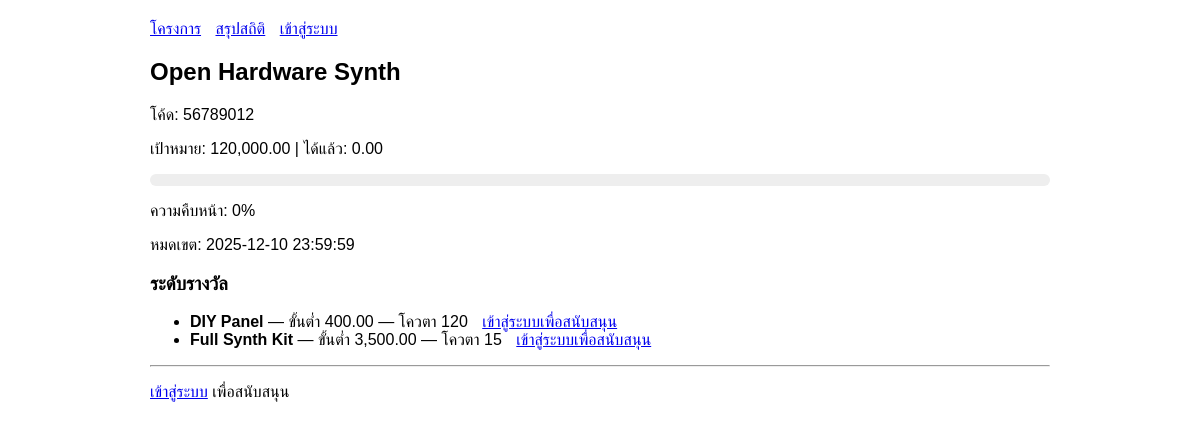
The app's page /public/?r=project&id=5 with its own data.
### tables this page shows
CREATE TABLE projects (
  id               INT AUTO_INCREMENT PRIMARY KEY,
  code             CHAR(8) NOT NULL UNIQUE,             
  name             VARCHAR(200) NOT NULL,
  category_id      INT NOT NULL,
  goal_amount      DECIMAL(12,2) NOT NULL CHECK (goal_amount > 0),
  deadline         DATETIME NOT NULL,                   
  raised_amount    DECIMAL(12,2) NOT NULL DEFAULT 0,
  created_at       DATETIME NOT NULL DEFAULT CURRENT_TIMESTAMP,
  FOREIGN KEY (category_id) REFERENCES categories(id)
);

CREATE TABLE reward_tiers (
  id             INT AUTO_INCREMENT PRIMARY KEY,
  project_id     INT NOT NULL,
  name           VARCHAR(200) NOT NULL,
  min_amount     DECIMAL(12,2) NOT NULL,               
  quota          INT NOT NULL,                         
  FOREIGN KEY (project_id) REFERENCES projects(id)
);

### App/Controllers/ProjectController.php (called while the page is built, shortened)
<?php
class ProjectController
{
    public function show()
    {
        $id = (int)($_GET['id'] ?? 0);
        $proj = (new Project())->find($id);
        $tiers = (new RewardTier())->byProject($id);
        $sum = (new Pledge())->sumSuccessByProject($id);
        $progress = 0;
        if (!empty($proj['goal_amount']) && is_numeric($proj['goal_amount']) && $proj['goal_amount'] > 0) {
            $progress = min(100, round($sum * 100 / $proj['goal_amount']));
        }
        include __DIR__ . "/../Views/project/show.php";
        return ob_get_clean();
    }
}

### Public/index.php (called while the page is built, shortened)
<?php
spl_autoload_register(function ($class) {
    $base = __DIR__ . '/../';
    $path = $base . str_replace('\\', '/', $class) . '.php';
});
$router = new Router();
$router->get('/',         [new ProjectController(), 'index']);
$router->get('/project',  [new ProjectController(), 'show']);
$router->get('/stats',    [new StatsController(),  'index']);
$router->get('/login',    [new AuthController(), 'showLogin']);
$router->post('/login',   [new AuthController(), 'login']);
$router->get('/logout',   [new AuthController(), 'logout']);
$router->post('/pledge',  [new PledgeController(), 'store']);
$router->get('/pledge-continue', [new PledgeController(), 'continuePledge']);
$router->dispatch();

### config.php (called while the page is built)
<?php
return [
  'db' => [
    'dsn'  => 'mysql:host=127.0.0.1;dbname=crowdfund;charset=utf8mb4',
    'user' => 'root',
    'pass' => ''
  ]
];

### App/Core/Database.php (called while the page is built, shortened)
<?php
class Database
{
    private static $pdo = null;
    public static function pdo()
    {
        if (!self::$pdo) {
            $cfg = include __DIR__ . '/../../config.php';
            self::$pdo = new \PDO($cfg['db']['dsn'], $cfg['db']['user'], $cfg['db']['pass'], [
                \PDO::ATTR_ERRMODE => \PDO::ERRMODE_EXCEPTION,
                \PDO::ATTR_DEFAULT_FETCH_MODE => \PDO::FETCH_ASSOC,
            ]);
        }
        return self::$pdo;
    }
}

### App/Models/BaseModel.php (called while the page is built, shortened)
<?php
abstract class BaseModel
{
    public function __construct()
    {
        $this->pdo = Database::pdo();
    }
}

### App/Models/Project.php (called while the page is built, shortened)
<?php
class Project extends BaseModel
{
    public function find(int $id): ?array
    {
        $st = $this->pdo->prepare("SELECT * FROM projects WHERE id = ?");
        $st->execute([$id]);
        $row = $st->fetch();
        return $row ?: null;
    }
}

### App/Models/Pledge.php (called while the page is built, shortened)
<?php
class Pledge extends BaseModel
{
    public function sumSuccessByProject($project_id)
    {
        $st = $this->pdo->prepare("SELECT IFNULL(SUM(amount),0) s FROM pledges WHERE project_id=? AND status='success'");
        $st->execute([$project_id]);
        return (float)$st->fetch()['s'];
    }
}

### App/Models/RewardTier.php (called while the page is built, shortened)
<?php
class RewardTier extends BaseModel
{
    public function byProject(int $project_id): array
    {
        $st = $this->pdo->prepare(
            "SELECT * FROM reward_tiers WHERE project_id = ? ORDER BY min_amount ASC"
        );
        $st->execute([$project_id]);
        return $st->fetchAll();
    }
}

### App/Views/project/show.php (the view, shortened to what this page needs)
<h2><?=htmlspecialchars($proj['name'])?></h2>
<p>โค้ด: <?=htmlspecialchars($proj['code'])?></p>
<p>เป้าหมาย: <?=number_format($proj['goal_amount'],2)?> | ได้แล้ว: <?=number_format($sum,2)?></p>
<div class="progress"><div class="bar" style="width: <?=$progress?>%"></div></div>
<p>ความคืบหน้า: <?=$progress?>%</p>
<p>หมดเขต: <?=htmlspecialchars($proj['deadline'])?></p>
<h3>ระดับรางวัล</h3>
<ul>
<?php foreach($tiers as $t): ?>
  <li>
    <b><?=htmlspecialchars($t['name'])?></b>
    — ขั้นต่ำ <?=number_format($t['min_amount'],2)?>
    — โควตา <?=$t['quota']?>
    <?php if(!empty($_SESSION['user'])): ?>
      <?php if((int)$t['quota'] > 0): ?>
        <form method="post" action="?r=pledge" style="display:inline-block; margin-left:10px">
          <input type="hidden" name="project_id" value="<?=$proj['id']?>">
          <input type="hidden" name="reward_tier_id" value="<?=$t['id']?>">
          <input name="amount" type="number" step="0.01"
                 min="<?=htmlspecialchars($t['min_amount'])?>"
                 value="<?=htmlspecialchars($t['min_amount'])?>"
                 style="width:120px">
          <button type="submit">สนับสนุน</button>
        </form>
      <?php else: ?>
        <span style="color:#999; margin-left:10px">โควตาหมด</span>
      <?php endif; ?>
    <?php else: ?>
      <a href="?r=login&next=continue_pledge&project_id=<?=$proj['id']?>&reward_tier_id=<?=$t['id']?>&amount=<?=$t['min_amount']?>"
         style="margin-left:10px">เข้าสู่ระบบเพื่อสนับสนุน</a>
    <?php endif; ?>
  </li>
<?php endforeach; ?>
</ul>
<hr>
<?php if(!empty($_SESSION['user'])): ?>
  <h3>สนับสนุนแบบไม่รับรางวัล</h3>
  <form method="post" action="?r=pledge">
    <input type="hidden" name="project_id" value="<?=$proj['id']?>">
    <label>จำนวนเงิน:
      <input name="amount" type="number" step="0.01" min="1" value="100">
    </label>
    <input type="hidden" name="reward_tier_id" value="">
    <button type="submit">สนับสนุน</button>
  </form>
<?php else: ?>
  <p><a href="?r=login&next=continue_pledge&project_id=<?=$proj['id']?>&amount=100">เข้าสู่ระบบ</a> เพื่อสนับสนุน</p>
<?php endif; ?>
<?php $content=ob_get_clean(); include __DIR__."/../layout.php"; ?>

### App/Views/layout.php (style rules this page uses)
body { font-family: sans-serif; max-width: 900px; margin: 20px auto }
.progress { background: #eee; border-radius: 6px }

### records on screen
projects: name "Open Hardware Synth", code "56789012", goal_amount "120,000.00", deadline "2025-12-10 23:59:59"
reward_tiers: name "DIY Panel", min_amount "400.00", quota "120"
reward_tiers: name "Full Synth Kit", min_amount "3,500.00", quota "15"

### other values on screen
$sum "0.00"
$progress "0"
